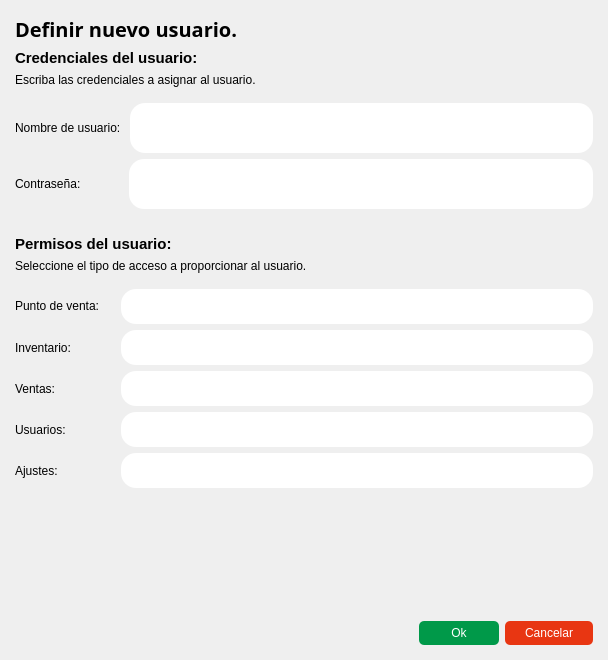
<?xml version="1.0" encoding="UTF-8"?>
<ui version="4.0">
 <class>UserFormDialog</class>
 <widget class="QDialog" name="UserFormDialog">
  <property name="geometry">
   <rect>
    <x>0</x>
    <y>0</y>
    <width>608</width>
    <height>660</height>
   </rect>
  </property>
  <property name="sizePolicy">
   <sizepolicy hsizetype="Expanding" vsizetype="Expanding">
    <horstretch>0</horstretch>
    <verstretch>0</verstretch>
   </sizepolicy>
  </property>
  <property name="minimumSize">
   <size>
    <width>400</width>
    <height>450</height>
   </size>
  </property>
  <property name="windowTitle">
   <string>Dialog</string>
  </property>
  <property name="styleSheet">
   <string notr="true"/>
  </property>
  <layout class="QGridLayout" name="gridLayout">
   <property name="leftMargin">
    <number>15</number>
   </property>
   <property name="topMargin">
    <number>15</number>
   </property>
   <property name="rightMargin">
    <number>15</number>
   </property>
   <property name="bottomMargin">
    <number>15</number>
   </property>
   <item row="7" column="0">
    <widget class="QLabel" name="label_4">
     <property name="font">
      <font>
       <pointsize>11</pointsize>
       <bold>true</bold>
      </font>
     </property>
     <property name="styleSheet">
      <string/>
     </property>
     <property name="text">
      <string>Permisos del usuario:</string>
     </property>
    </widget>
   </item>
   <item row="3" column="0">
    <spacer name="verticalSpacer_4">
     <property name="orientation">
      <enum>Qt::Orientation::Vertical</enum>
     </property>
     <property name="sizeType">
      <enum>QSizePolicy::Policy::Minimum</enum>
     </property>
     <property name="sizeHint" stdset="0">
      <size>
       <width>20</width>
       <height>10</height>
      </size>
     </property>
    </spacer>
   </item>
   <item row="9" column="0">
    <spacer name="verticalSpacer_5">
     <property name="orientation">
      <enum>Qt::Orientation::Vertical</enum>
     </property>
     <property name="sizeType">
      <enum>QSizePolicy::Policy::Minimum</enum>
     </property>
     <property name="sizeHint" stdset="0">
      <size>
       <width>20</width>
       <height>10</height>
      </size>
     </property>
    </spacer>
   </item>
   <item row="4" column="0">
    <layout class="QHBoxLayout" name="horizontalLayout_2">
     <property name="sizeConstraint">
      <enum>QLayout::SizeConstraint::SetMaximumSize</enum>
     </property>
     <item>
      <layout class="QHBoxLayout" name="horizontalLayout_3">
       <item>
        <widget class="QLabel" name="label_2">
         <property name="sizePolicy">
          <sizepolicy hsizetype="Preferred" vsizetype="Preferred">
           <horstretch>0</horstretch>
           <verstretch>0</verstretch>
          </sizepolicy>
         </property>
         <property name="styleSheet">
          <string notr="true"/>
         </property>
         <property name="text">
          <string>Nombre de usuario: </string>
         </property>
        </widget>
       </item>
       <item>
        <widget class="QLineEdit" name="name_lineEdit">
         <property name="minimumSize">
          <size>
           <width>0</width>
           <height>50</height>
          </size>
         </property>
         <property name="styleSheet">
          <string notr="true">QLineEdit {
  border-radius: 15px;

  color: black;
  background-color: white;
  padding-left: 10px;
  padding-right: 20px;
}
</string>
         </property>
        </widget>
       </item>
      </layout>
     </item>
    </layout>
   </item>
   <item row="8" column="0">
    <widget class="QLabel" name="label_5">
     <property name="text">
      <string>Seleccione el tipo de acceso a proporcionar al usuario.</string>
     </property>
    </widget>
   </item>
   <item row="2" column="0">
    <widget class="QLabel" name="label_7">
     <property name="text">
      <string>Escriba las credenciales a asignar al usuario.</string>
     </property>
    </widget>
   </item>
   <item row="12" column="0">
    <layout class="QHBoxLayout" name="horizontalLayout_7">
     <item>
      <spacer name="horizontalSpacer_2">
       <property name="orientation">
        <enum>Qt::Orientation::Horizontal</enum>
       </property>
       <property name="sizeHint" stdset="0">
        <size>
         <width>40</width>
         <height>20</height>
        </size>
       </property>
      </spacer>
     </item>
     <item>
      <widget class="QPushButton" name="acceptUser_button">
       <property name="sizePolicy">
        <sizepolicy hsizetype="Minimum" vsizetype="Fixed">
         <horstretch>0</horstretch>
         <verstretch>0</verstretch>
        </sizepolicy>
       </property>
       <property name="minimumSize">
        <size>
         <width>80</width>
         <height>0</height>
        </size>
       </property>
       <property name="styleSheet">
        <string notr="true">QPushButton {
	border-radius: 5px;
	padding-top: 5px;
	padding-bottom: 5px;
	padding-left: 20px;
	padding-right: 20px px;
	background-color: rgb(0, 153, 73);
	color: rgb(255, 255, 255);
}

QPushButton:hover {
  background-color: rgb(0, 181, 84);     /* Fondo al pasar el mouse */
  color: #f0f0f0;                /* Color del texto al pasar el mouse */
}

QPushButton:pressed {
  background-color: rgb(0, 125, 58);     /* Fondo al presionar */
  color: #d0d0d0;                /* Color del texto al presionar */
}

QPushButton:disabled {
  background-color: rgb(39, 39, 43);     /* Fondo deshabilitado */
  color: #7f8c8d;                /* Color del texto deshabilitado */
}

QPushButton:checked {
  background-color: #27ae60;     /* Fondo cuando está checkable y activado */
  color: #ecf0f1;        
}</string>
       </property>
       <property name="text">
        <string>Ok</string>
       </property>
      </widget>
     </item>
     <item>
      <widget class="QPushButton" name="cancelUser_button">
       <property name="minimumSize">
        <size>
         <width>80</width>
         <height>0</height>
        </size>
       </property>
       <property name="styleSheet">
        <string notr="true">QPushButton {
	border-radius: 5px;
	padding-top: 5px;
	padding-bottom: 5px;
	padding-left: 20px;
	padding-right: 20px px;
	background-color: rgb(232, 54, 18);
	color: rgb(255, 255, 255);
}

QPushButton:hover {
  background-color: rgb(253, 59, 20);     /* Fondo al pasar el mouse */
  color: #f0f0f0;                /* Color del texto al pasar el mouse */
}

QPushButton:pressed {
  background-color: rgb(208, 48, 16);    /* Fondo al presionar */
  color: #d0d0d0;                /* Color del texto al presionar */
}

QPushButton:disabled {
  background-color: rgb(39, 39, 43);     /* Fondo deshabilitado */
  color: #7f8c8d;                /* Color del texto deshabilitado */
}

QPushButton:checked {
  background-color: #27ae60;     /* Fondo cuando está checkable y activado */
  color: #ecf0f1;        
}</string>
       </property>
       <property name="text">
        <string>Cancelar</string>
       </property>
      </widget>
     </item>
    </layout>
   </item>
   <item row="10" column="0">
    <widget class="QWidget" name="widget" native="true">
     <property name="sizePolicy">
      <sizepolicy hsizetype="Expanding" vsizetype="Expanding">
       <horstretch>0</horstretch>
       <verstretch>0</verstretch>
      </sizepolicy>
     </property>
     <property name="styleSheet">
      <string notr="true"/>
     </property>
     <layout class="QVBoxLayout" name="verticalLayout_2">
      <property name="leftMargin">
       <number>0</number>
      </property>
      <property name="topMargin">
       <number>0</number>
      </property>
      <property name="rightMargin">
       <number>0</number>
      </property>
      <property name="bottomMargin">
       <number>0</number>
      </property>
      <item>
       <layout class="QHBoxLayout" name="horizontalLayout_13">
        <item>
         <widget class="QLabel" name="label_10">
          <property name="sizePolicy">
           <sizepolicy hsizetype="Expanding" vsizetype="Expanding">
            <horstretch>0</horstretch>
            <verstretch>0</verstretch>
           </sizepolicy>
          </property>
          <property name="maximumSize">
           <size>
            <width>100</width>
            <height>30</height>
           </size>
          </property>
          <property name="styleSheet">
           <string/>
          </property>
          <property name="text">
           <string>Punto de venta: </string>
          </property>
         </widget>
        </item>
        <item>
         <widget class="QComboBox" name="pointOfSelling_comboBox">
          <property name="sizePolicy">
           <sizepolicy hsizetype="Expanding" vsizetype="Expanding">
            <horstretch>0</horstretch>
            <verstretch>0</verstretch>
           </sizepolicy>
          </property>
          <property name="minimumSize">
           <size>
            <width>0</width>
            <height>35</height>
           </size>
          </property>
          <property name="maximumSize">
           <size>
            <width>16777215</width>
            <height>35</height>
           </size>
          </property>
          <property name="styleSheet">
           <string notr="true">  QComboBox {
    border-radius: 15px;
    color: black;
    background-color: white;
    padding-left: 20px;
    padding-right: 10px;
  }

  /* Estilo para el área desplegable */
QComboBox QAbstractItemView {
    border: 2px solid  rgb(237, 233, 230);
    color: black;
    background-color: white;
    selection-background-color: rgb(240, 240, 240);
    selection-color: black;
 }

QComboBox::drop-down {
    width: 0px;
    border: none;
    background-color: black;
}</string>
          </property>
         </widget>
        </item>
       </layout>
      </item>
      <item>
       <layout class="QHBoxLayout" name="horizontalLayout_16">
        <item>
         <widget class="QLabel" name="label_13">
          <property name="sizePolicy">
           <sizepolicy hsizetype="Expanding" vsizetype="Expanding">
            <horstretch>0</horstretch>
            <verstretch>0</verstretch>
           </sizepolicy>
          </property>
          <property name="maximumSize">
           <size>
            <width>100</width>
            <height>40</height>
           </size>
          </property>
          <property name="styleSheet">
           <string/>
          </property>
          <property name="text">
           <string>Inventario:</string>
          </property>
         </widget>
        </item>
        <item>
         <widget class="QComboBox" name="inventory_comboBox">
          <property name="sizePolicy">
           <sizepolicy hsizetype="Expanding" vsizetype="Expanding">
            <horstretch>0</horstretch>
            <verstretch>0</verstretch>
           </sizepolicy>
          </property>
          <property name="minimumSize">
           <size>
            <width>0</width>
            <height>35</height>
           </size>
          </property>
          <property name="maximumSize">
           <size>
            <width>16777215</width>
            <height>35</height>
           </size>
          </property>
          <property name="styleSheet">
           <string notr="true">  QComboBox {
    border-radius: 15px;
    color: black;
    background-color: white;
    padding-left: 20px;
    padding-right: 10px;
  }

  /* Estilo para el área desplegable */
QComboBox QAbstractItemView {
    border: 2px solid  rgb(237, 233, 230);
    color: black;
    background-color: white;
    selection-background-color: rgb(240, 240, 240);
    selection-color: black;
 }

QComboBox::drop-down {
    width: 0px;
    border: none;
    background-color: black;
}</string>
          </property>
         </widget>
        </item>
       </layout>
      </item>
      <item>
       <layout class="QHBoxLayout" name="horizontalLayout_14">
        <item>
         <widget class="QLabel" name="label_11">
          <property name="sizePolicy">
           <sizepolicy hsizetype="Expanding" vsizetype="Expanding">
            <horstretch>0</horstretch>
            <verstretch>0</verstretch>
           </sizepolicy>
          </property>
          <property name="maximumSize">
           <size>
            <width>100</width>
            <height>40</height>
           </size>
          </property>
          <property name="styleSheet">
           <string/>
          </property>
          <property name="text">
           <string>Ventas:</string>
          </property>
         </widget>
        </item>
        <item>
         <widget class="QComboBox" name="sells_comboBox">
          <property name="sizePolicy">
           <sizepolicy hsizetype="Expanding" vsizetype="Expanding">
            <horstretch>0</horstretch>
            <verstretch>0</verstretch>
           </sizepolicy>
          </property>
          <property name="minimumSize">
           <size>
            <width>0</width>
            <height>35</height>
           </size>
          </property>
          <property name="maximumSize">
           <size>
            <width>16777215</width>
            <height>35</height>
           </size>
          </property>
          <property name="styleSheet">
           <string notr="true">  QComboBox {
    border-radius: 15px;
    color: black;
    background-color: white;
    padding-left: 20px;
    padding-right: 10px;
  }

  /* Estilo para el área desplegable */
QComboBox QAbstractItemView {
    border: 2px solid  rgb(237, 233, 230);
    color: black;
    background-color: white;
    selection-background-color: rgb(240, 240, 240);
    selection-color: black;
 }

QComboBox::drop-down {
    width: 0px;
    border: none;
    background-color: black;
}</string>
          </property>
         </widget>
        </item>
       </layout>
      </item>
      <item>
       <layout class="QHBoxLayout" name="horizontalLayout_15">
        <item>
         <widget class="QLabel" name="label_12">
          <property name="sizePolicy">
           <sizepolicy hsizetype="Expanding" vsizetype="Expanding">
            <horstretch>0</horstretch>
            <verstretch>0</verstretch>
           </sizepolicy>
          </property>
          <property name="maximumSize">
           <size>
            <width>100</width>
            <height>40</height>
           </size>
          </property>
          <property name="styleSheet">
           <string/>
          </property>
          <property name="text">
           <string>Usuarios:</string>
          </property>
         </widget>
        </item>
        <item>
         <widget class="QComboBox" name="users_comboBox">
          <property name="sizePolicy">
           <sizepolicy hsizetype="Expanding" vsizetype="Expanding">
            <horstretch>0</horstretch>
            <verstretch>0</verstretch>
           </sizepolicy>
          </property>
          <property name="minimumSize">
           <size>
            <width>0</width>
            <height>35</height>
           </size>
          </property>
          <property name="maximumSize">
           <size>
            <width>16777215</width>
            <height>35</height>
           </size>
          </property>
          <property name="styleSheet">
           <string notr="true">  QComboBox {
    border-radius: 15px;
    color: black;
    background-color: white;
    padding-left: 20px;
    padding-right: 10px;
  }

  /* Estilo para el área desplegable */
QComboBox QAbstractItemView {
    border: 2px solid  rgb(237, 233, 230);
    color: black;
    background-color: white;
    selection-background-color: rgb(240, 240, 240);
    selection-color: black;
 }

QComboBox::drop-down {
    width: 0px;
    border: none;
    background-color: black;
}</string>
          </property>
         </widget>
        </item>
       </layout>
      </item>
      <item>
       <layout class="QHBoxLayout" name="horizontalLayout_17">
        <item>
         <widget class="QLabel" name="label_14">
          <property name="sizePolicy">
           <sizepolicy hsizetype="Expanding" vsizetype="Expanding">
            <horstretch>0</horstretch>
            <verstretch>0</verstretch>
           </sizepolicy>
          </property>
          <property name="maximumSize">
           <size>
            <width>100</width>
            <height>40</height>
           </size>
          </property>
          <property name="styleSheet">
           <string/>
          </property>
          <property name="text">
           <string>Ajustes:</string>
          </property>
         </widget>
        </item>
        <item>
         <widget class="QComboBox" name="settings_comboBox">
          <property name="sizePolicy">
           <sizepolicy hsizetype="Expanding" vsizetype="Expanding">
            <horstretch>0</horstretch>
            <verstretch>0</verstretch>
           </sizepolicy>
          </property>
          <property name="minimumSize">
           <size>
            <width>0</width>
            <height>35</height>
           </size>
          </property>
          <property name="maximumSize">
           <size>
            <width>16777215</width>
            <height>35</height>
           </size>
          </property>
          <property name="styleSheet">
           <string notr="true">  QComboBox {
    border-radius: 15px;
    color: black;
    background-color: white;
    padding-left: 20px;
    padding-right: 10px;
  }

  /* Estilo para el área desplegable */
QComboBox QAbstractItemView {
    border: 2px solid  rgb(237, 233, 230);
    color: black;
    background-color: white;
    selection-background-color: rgb(240, 240, 240);
    selection-color: black;
 }

QComboBox::drop-down {
    width: 0px;
    border: none;
    background-color: black;
}</string>
          </property>
         </widget>
        </item>
       </layout>
      </item>
     </layout>
    </widget>
   </item>
   <item row="6" column="0">
    <spacer name="verticalSpacer_2">
     <property name="orientation">
      <enum>Qt::Orientation::Vertical</enum>
     </property>
     <property name="sizeType">
      <enum>QSizePolicy::Policy::Preferred</enum>
     </property>
     <property name="sizeHint" stdset="0">
      <size>
       <width>20</width>
       <height>20</height>
      </size>
     </property>
    </spacer>
   </item>
   <item row="0" column="0">
    <widget class="QLabel" name="label">
     <property name="font">
      <font>
       <family>Segoe UI Variable</family>
       <pointsize>15</pointsize>
       <bold>true</bold>
      </font>
     </property>
     <property name="styleSheet">
      <string notr="true"/>
     </property>
     <property name="text">
      <string>Definir nuevo usuario.</string>
     </property>
    </widget>
   </item>
   <item row="1" column="0">
    <widget class="QLabel" name="label_6">
     <property name="font">
      <font>
       <pointsize>11</pointsize>
       <bold>true</bold>
      </font>
     </property>
     <property name="text">
      <string>Credenciales del usuario:</string>
     </property>
    </widget>
   </item>
   <item row="5" column="0">
    <layout class="QHBoxLayout" name="horizontalLayout_6">
     <item>
      <layout class="QHBoxLayout" name="horizontalLayout_4">
       <item>
        <widget class="QLabel" name="label_3">
         <property name="sizePolicy">
          <sizepolicy hsizetype="Expanding" vsizetype="Preferred">
           <horstretch>0</horstretch>
           <verstretch>0</verstretch>
          </sizepolicy>
         </property>
         <property name="maximumSize">
          <size>
           <width>108</width>
           <height>16777215</height>
          </size>
         </property>
         <property name="styleSheet">
          <string/>
         </property>
         <property name="text">
          <string>Contraseña:</string>
         </property>
        </widget>
       </item>
       <item>
        <widget class="QLineEdit" name="password_lineEdit">
         <property name="minimumSize">
          <size>
           <width>0</width>
           <height>50</height>
          </size>
         </property>
         <property name="styleSheet">
          <string notr="true">QLineEdit {
  border-radius: 15px;

  color: black;
  background-color: white;
  padding-left: 10px;
  padding-right: 20px;
}
</string>
         </property>
         <property name="echoMode">
          <enum>QLineEdit::EchoMode::Password</enum>
         </property>
        </widget>
       </item>
      </layout>
     </item>
    </layout>
   </item>
   <item row="11" column="0">
    <spacer name="verticalSpacer">
     <property name="orientation">
      <enum>Qt::Orientation::Vertical</enum>
     </property>
     <property name="sizeType">
      <enum>QSizePolicy::Policy::Expanding</enum>
     </property>
     <property name="sizeHint" stdset="0">
      <size>
       <width>20</width>
       <height>92</height>
      </size>
     </property>
    </spacer>
   </item>
  </layout>
 </widget>
 <resources/>
 <connections/>
</ui>
